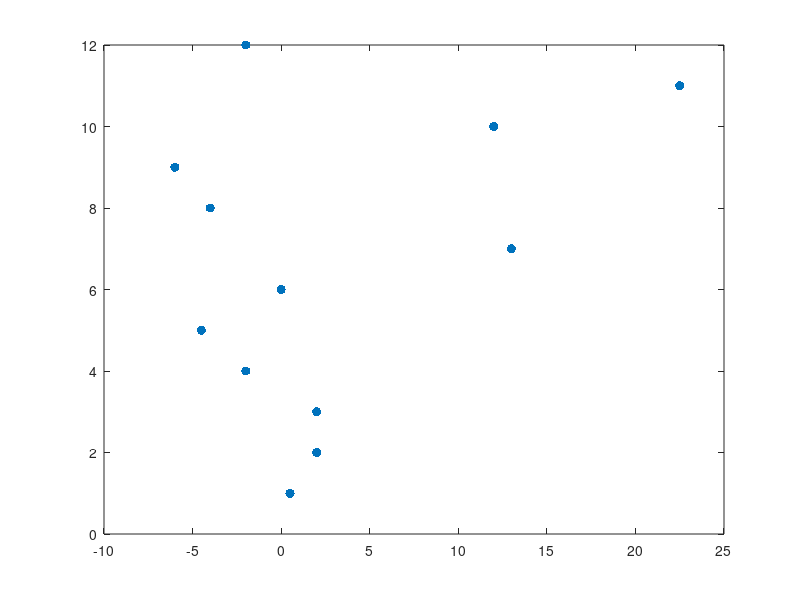

Recreate this plot in MATLAB.
n=6;
x =[
    0.5000
    2.0000
    2.0000
   -2.0000
   -4.5000
         0
   13.0000
   -4.0000
   -6.0000
   12.0000
   22.5000
   -2.0000];

figure
plot(x,1:2*n,'.','MarkerSize',20)